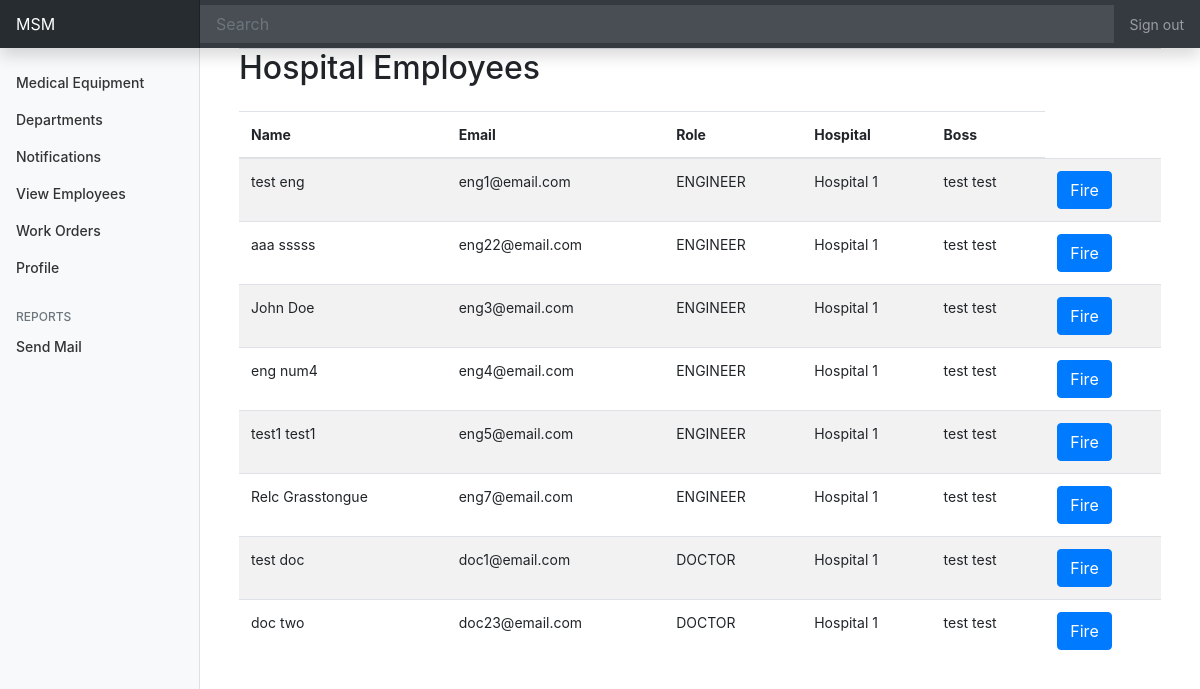
The app's page /workflow/list-employees/ (signed in), older data.
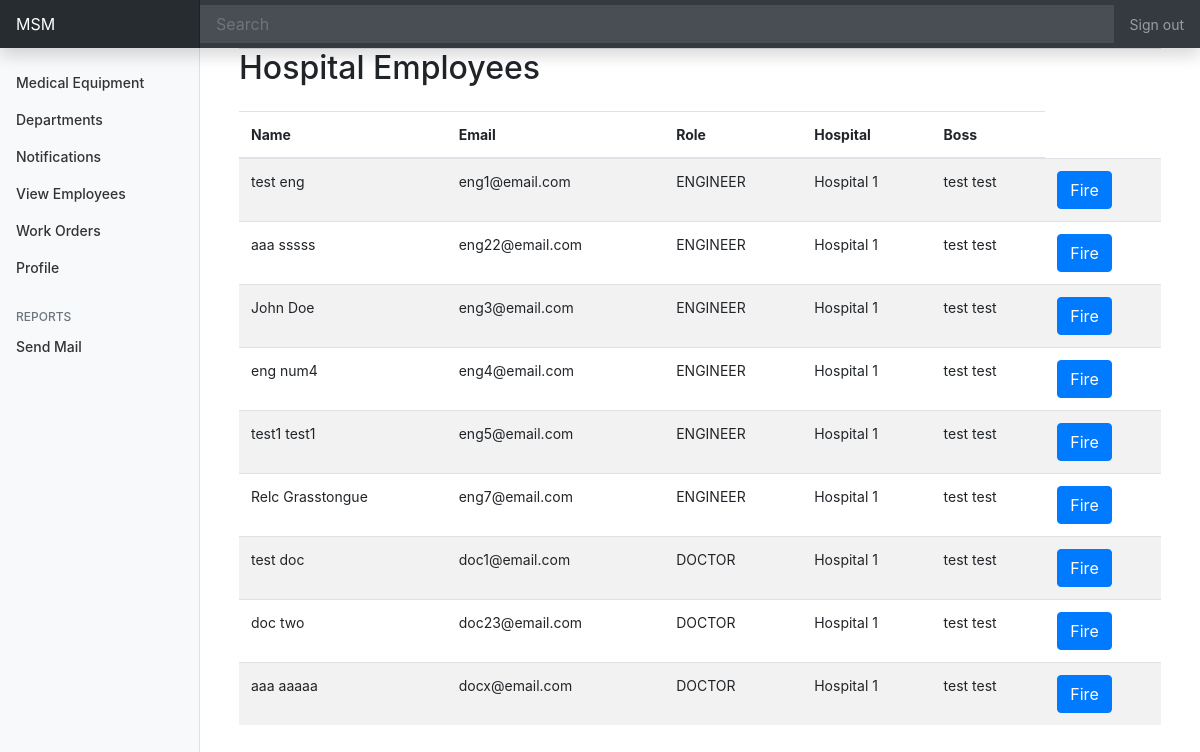
The same page, newer data.
### med/models.py (models this page shows, shortened)
class Engineer(User):
    is_approved = models.BooleanField(_("Approved"), default=False)
    current_hospital = models.ForeignKey(Hospital, null=True, on_delete=models.CASCADE) #should it be cascade?
    is_busy = models.BooleanField(_("Busy"), default=False)
    total_orders = models.IntegerField(_("Total Work Orders"), default=0)
    orders_done = models.IntegerField(_("Total Work Orders Done"), default=0)
    start_time = models.IntegerField(default=0)
    total_response_time = models.DurationField(_("Total_Response Time"), default=datetime.timedelta())
    average_response_time = models.DurationField(_("Average_Response Time"), default=datetime.timedelta())
    objects = EngineerManager()

class Hospital(models.Model):
    name = models.CharField(_("Hospital Name"), max_length = 225, unique=True)
    address = models.TextField(_("Hospital Address"), null=True)
    phone_num = models.IntegerField()
    manager = models.OneToOneField(User, null=True, on_delete=models.CASCADE)
    def __str__(self):
        return self.name

class Doctor(User):
    is_approved = models.BooleanField(_("Approved"), default=False)
    current_hospital = models.ForeignKey(Hospital, null=True, on_delete=models.CASCADE) #should it be cascade?
    objects = DoctorManager()

### authentication/models.py (models this page shows, shortened)
class User(AbstractUser):
    class Types(models.TextChoices):
        MANAGER = "MANAGER", "manager"
        ENGINEER = "ENGINEER", "engineer"
        DOCTOR = "DOCTOR", "doctor"
    email = models.EmailField(_('email address'), unique=True)
    type = models.CharField(_("Type"), max_length= 50, choices=Types.choices, default = Types.MANAGER)
    in_hospital = models.BooleanField(_("Currently registered in a hospital"), default=False)
    USERNAME_FIELD = 'email'
    REQUIRED_FIELDS = []
    objects = CustomUserManager()

### workflow/views.py (the view)
# urls.py: path('list-employees/', List_Employees.as_view(), name = 'list-employees'),
class List_Employees(LoginRequiredMixin, ListView):
    model = User
    template_name ='workflow/list_employees.html'
    def get_queryset(self):
        current_man = Manager.objects.get(id = self.request.user.id)
        engs = current_man.hospital.engineer_set.all()
        docs = current_man.hospital.doctor_set.all()
        object_list = [eng for eng in engs]
        object_list += [doc for doc in docs]
        return object_list

### med/models.py (called while the page is built)
    def get_queryset(self, *args, **kwargs):
        return super().get_queryset(*args, **kwargs).filter(type=User.Types.MANAGER)

    def get_queryset(self, *args, **kwargs):
        return super().get_queryset(*args, **kwargs).filter(type=User.Types.ENGINEER)

    def get_queryset(self, *args, **kwargs):
        return super().get_queryset(*args, **kwargs).filter(type=User.Types.DOCTOR)

### workflow/templates/workflow/list_employees.html
{% extends "dashboard/base.html" %}
{% load crispy_forms_tags %}
{% block content%}
    <div class="container">
      <h2 class="border-top mb-4">Hospital Employees</h2>
        <table class="table table-striped table-hover">
            <thead>
              <tr>
                <th scope="col">Name</th>
                <th scope="col">Email</th>
                <th scope="col">Role</th>
                <th scope="col">Hospital</th>
                <th scope="col">Boss</th>
              </tr>
            </thead>
            <tbody>
                {% for emp in object_list %}
              <tr>
                <td>{{ emp.first_name }} {{emp.last_name}}</td>
                <td>{{ emp.email }}</td>
                <td>{{ emp.type }}</td>
                <td>{{ emp.current_hospital }}</td>
                <td>{{emp.current_hospital.manager.first_name}} {{emp.current_hospital.manager.last_name}}</td>
                <td><a href="#"><button class='btn btn-primary'>Fire</button></a></td>
              </tr>
              {% endfor %}
            </tbody>
          </table>
    </div>
{% endblock %}

Row changes from the older to the newer data that the page shows:
added Doctor: first_name "aaa", last_name "aaaaa", email "docx@email.com", type "DOCTOR", current_hospital "Hospital 1", current_hospital.manager.first_name "test", current_hospital.manager.last_name "test"
